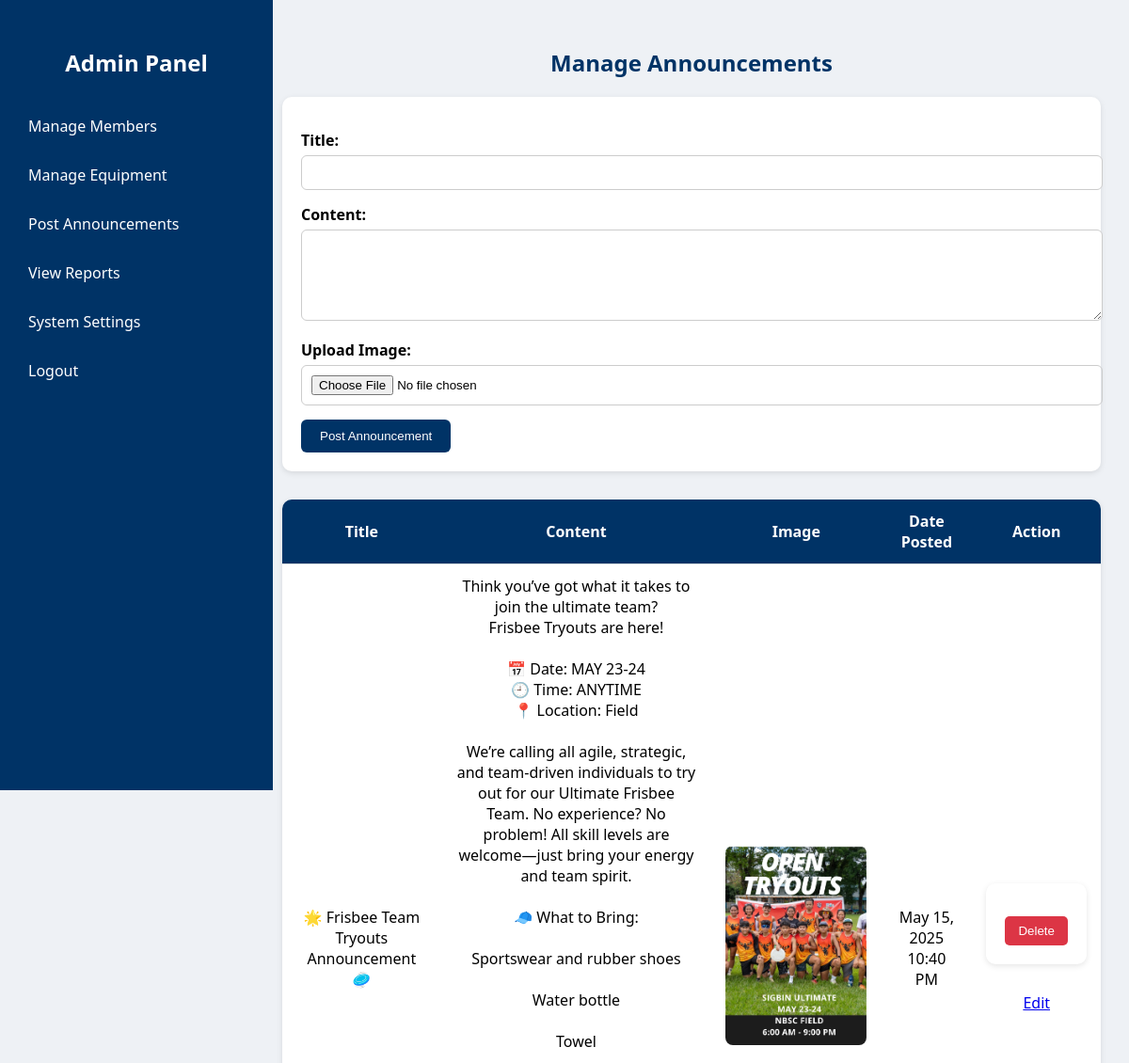
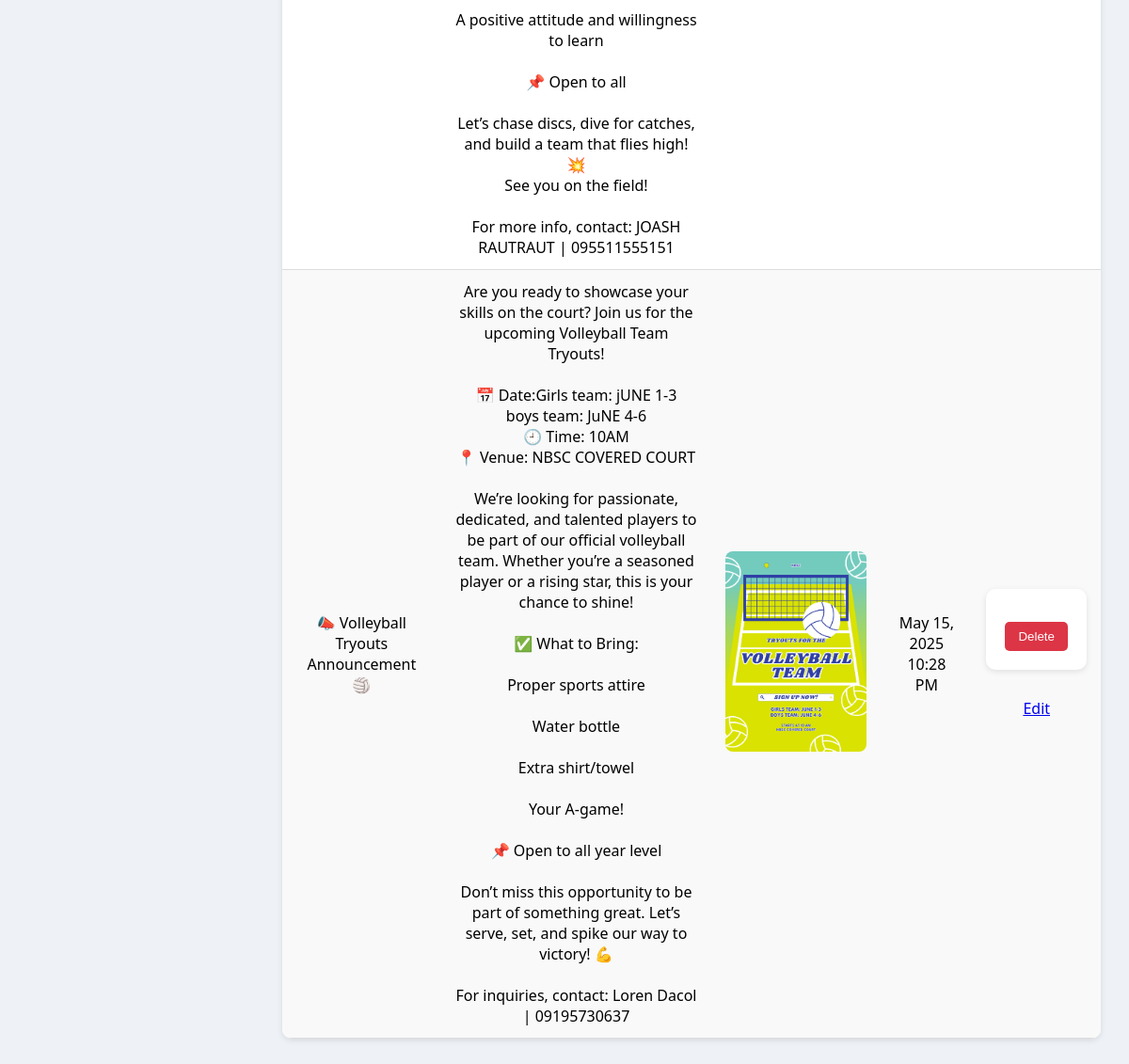
Page /post_announcements.php (signed in) on the committed database (2 pictures, top to bottom).
### tables this page shows
CREATE TABLE `announcements` (
  `id` int(11) NOT NULL,
  `admin_id` int(11) NOT NULL,
  `title` varchar(255) NOT NULL,
  `content` text NOT NULL,
  `date_posted` timestamp NOT NULL DEFAULT current_timestamp(),
  `created_at` timestamp NOT NULL DEFAULT current_timestamp(),
  `image_path` varchar(255) DEFAULT NULL
);

### post_announcements.php (the view, shortened to what this page needs)
<?php
include 'db_connect.php';
$announcements = [];
$result = $conn->query("SELECT id, title, content, image_path, created_at FROM announcements ORDER BY created_at DESC");
while ($row = $result->fetch_assoc()) {
    $announcements[] = $row;
}
$edit_id = isset($_GET['edit_announcement_id']) ? intval($_GET['edit_announcement_id']) : null;
$edit_title = '';
$edit_content = '';
?>
<!DOCTYPE html>
<html lang="en">
<head>
</head>
<body>
<div class="sidebar">
    <h2><a href="admin_panel.php">Admin Panel</a></h2>
    <a href="manage_members.php">Manage Members</a>
    <a href="manage_equipment.php">Manage Equipment</a>
    <a href="post_announcements.php">Post Announcements</a>
    <a href="view_reports.php">View Reports</a>
    <a href="settings.php">System Settings</a>
    <a href="logout.php">Logout</a>
</div>
<div class="container">
    <h2>Manage Announcements</h2>
    <form method="POST" enctype="multipart/form-data">
        <label>Title:</label>
        <input type="text" name="title" required value="<?= htmlspecialchars($edit_title); ?>">
        <label>Content:</label>
        <textarea name="content" rows="5" required><?= htmlspecialchars($edit_content); ?></textarea>
        <label>Upload Image:</label>
        <input type="file" name="announcement_image" accept="image/*">
        <button type="submit" name="action" value="<?= $edit_id ? 'edit' : 'add'; ?>">
            <?= $edit_id ? 'Update Announcement' : 'Post Announcement'; ?>
        </button>
    </form>
    <table>
        <thead>
            <tr>
                <th>Title</th>
                <th>Content</th>
                <th>Image</th>
                <th>Date Posted</th>
                <th>Action</th>
            </tr>
        </thead>
        <tbody>
        <?php foreach ($announcements as $a): ?>
            <tr>
                <td><?= htmlspecialchars($a['title']); ?></td>
                <td><?= nl2br(htmlspecialchars($a['content'])); ?></td>
                <td>
                    <?php if (!empty($a['image_path'])): ?>
                        <img src="<?= $a['image_path']; ?>" alt="Announcement Image">
                    <?php endif; ?>
                </td>
                <td><?= date("F j, Y g:i A", strtotime($a['created_at'])); ?></td>
                <td>
                    <form method="POST" onsubmit="return confirmDelete();">
                        <button type="submit" class="delete-btn">Delete</button>
                    </form>
                    <a href="?edit_announcement_id=<?= $a['id']; ?>">Edit</a>
                </td>
            </tr>
        <?php endforeach; ?>
        </tbody>
    </table>
</div>
</body>
</html>

### post_announcements.php (style rules this page uses)
body { margin: 0; font-family: 'Segoe UI', sans-serif; background: #eef1f5; display: flex; }
.sidebar { width: 250px; background: #003366; color: white; padding: 20px; height: 100vh; position: fixed; top: 0; left: 0; }
.sidebar a { display: block; color: white; text-decoration: none; padding: 10px; border-radius: 5px; margin-bottom: 10px; }
.container { margin-left: 270px; padding: 30px; width: 100%; }
h2 { text-align: center; color: #003366; margin-bottom: 20px; }
form { background: white; padding: 20px; border-radius: 10px; box-shadow: 0 2px 6px rgba(0,0,0,0.1); margin-bottom: 30px; }
label { font-weight: 600; display: block; margin-top: 15px; }
input[type="text"], textarea, input[type="file"] { width: 100%; padding: 10px; border: 1px solid #ccc; border-radius: 6px; margin-top: 5px; }
button { margin-top: 15px; padding: 10px 20px; background-color: #003366; color: white; border: none; border-radius: 6px; cursor: pointer; }
table { width: 100%; border-collapse: collapse; background: white; border-radius: 10px; overflow: hidden; box-shadow: 0 2px 6px rgba(0,0,0,0.1); }
th, td { padding: 12px 15px; border-bottom: 1px solid #ddd; text-align: center; }
th { background: #003366; color: white; font-weight: 600; }
tr:nth-child(even) { background: #f9f9f9; }
.delete-btn { background: #dc3545; color: white; border: none; padding: 8px 14px; border-radius: 5px; cursor: pointer; transition: background 0.3s; }
img { max-width: 150px; border-radius: 8px; }

### rows in the picture
announcements: title "🌟 Frisbee Team Tryouts Announcement 🥏", content "Think you’ve got what it takes to join the ultimate team? Frisbee Tryouts are here! 📅 Date: MAY 23-24 🕘 Time: ANYTIME 📍 Location: Field We’re calling all agile, strategic, and team-driven individuals to try out for our Ultimate Frisbee Team. No experience? No problem! All skill levels are welcome—just bring your energy and team spirit. 🧢 What to Bring: Sportswear and rubber shoes Water bottle Towel A positive attitude and willingness to learn 📌 Open to all Let’s chase discs, dive for catches, and build a team that flies high! 💥 See you on the field! For more info, contact: JOASH RAUTRAUT | 095511555151", image_path (picture), created_at "May 15, 2025 10:40 PM"
announcements: title "📣 Volleyball Tryouts Announcement 🏐", content "Are you ready to showcase your skills on the court? Join us for the upcoming Volleyball Team Tryouts! 📅 Date:Girls team: jUNE 1-3 boys team: JuNE 4-6 🕘 Time: 10AM 📍 Venue: NBSC COVERED COURT We’re looking for passionate, dedicated, and talented players to be part of our official volleyball team. Whether you’re a seasoned player or a rising star, this is your chance to shine! ✅ What to Bring: Proper sports attire Water bottle Extra shirt/towel Your A-game! 📌 Open to all year level Don’t miss this opportunity to be part of something great. Let’s serve, set, and spike our way to victory! 💪 For inquiries, contact: Loren Dacol | 09195730637", image_path (picture), created_at "May 15, 2025 10:28 PM"
